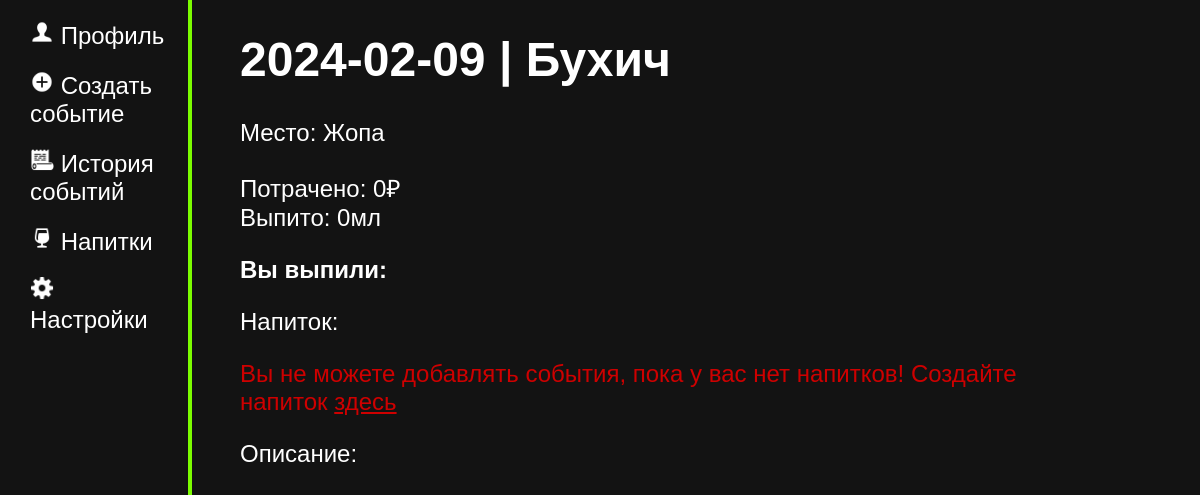
/event/2 (signed in), run on the app's committed database.
### tables this page shows
CREATE TABLE events
(
    id INTEGER PRIMARY KEY AUTOINCREMENT,
    user_id INTEGER,
    title TEXT,
    event_date DATE NOT NULL,
    place TEXT,
    descript TEXT,

    FOREIGN KEY(user_id) REFERENCES user(id) ON UPDATE CASCADE
    
);

### main.py (the view)
@app.route("/event/<int:event_id>", methods = ["POST", "GET"])
@login_required
def event(event_id):
    if request.method == "POST":
        D.add_drink_in_event(current_user.get_id(), event_id, request.form["drink"], request.form["volume"], request.form["price"])
        flash("Напиток добавлен", "accept")
        return redirect(url_for('event', event_id = event_id))
    return render_template("event.html",
                            drinks = D.get_drinks(current_user.get_id()),
                            drinks_in_event = D.get_drinks_in_event(event_id),
                            volume_sum = D.get_sum_of_volume(event_id),
                            price_sum = D.get_sum_of_price(event_id),
                            description = D.get_description(event_id),
                            event_info = D.get_event_info(event_id))

### data.py (called while the page is built)
    def get_drinks(self, user_id):
        try:
            self.cursor.execute(f"SELECT id, title, alcohol, volume, price FROM drink WHERE user_id = {user_id} ORDER BY title")
            drinks = self.cursor.fetchall()
            return drinks
        except error:
            print("ОШИБКА! " + str(error))

    def get_user(self, user_id):
        try:
            self.cursor.execute(f"SELECT * FROM user WHERE id = {user_id} LIMIT 1")
            user = self.cursor.fetchone()
            return user
        except error:
                print("ОШИБКА! " + str(error))

    def get_drinks_in_event(self, event_id):
        try:
            self.cursor.execute(f"SELECT drink_id, drink_title, drink_alcohol, volume, price FROM events_drink WHERE event_id = {event_id}")
            drinks_in_event = self.cursor.fetchall()
            return drinks_in_event
        except error:
            print("ОШИБКА! " + str(error))

    def get_sum_of_volume(self, event_id):
        try:
            self.cursor.execute(f"SELECT SUM(volume) FROM events_drink WHERE event_id = {event_id}")
            volume_sum = self.cursor.fetchone()
            return volume_sum
        except error:
            print("ОШИБКА! " + str(error))

    def get_sum_of_price(self, event_id):
        try:
            self.cursor.execute(f"SELECT SUM(price) FROM events_drink WHERE event_id = {event_id}")
            price_sum = self.cursor.fetchone()
            return price_sum
        except error:
            print("ОШИБКА! " + str(error))

    def get_description(self, event_id):
        try:
            self.cursor.execute(f"SELECT descript FROM events WHERE id = {event_id}")
            description = self.cursor.fetchone()
            return description
        except error:
                print("ОШИБКА! " + str(error))

    def get_event_info(self, event_id):
        try:
            self.cursor.execute(f"SELECT event_date, title, place, descript FROM events WHERE id = {event_id}")
            event_info = self.cursor.fetchone()
            return event_info
        except error:
                print("ОШИБКА!" + str(error))

### main.py (called while the page is built)
@login_manager.user_loader
def load_user(user_id):
    print("load user")
    return User().fromDB(user_id, D)

def connect_db():
    connect = sqlite3.connect(app.config['DATABASE'])
    connect.row_factory = sqlite3.Row
    return connect

def get_db():
    if not hasattr(g, "link_db"):
        g.link_db = connect_db()
        print("БАЗА ДАННЫХ ПОЛУЧЕНА")
    return g.link_db

### templates/event.html (shortened to what this page needs)
{% extends 'base.html' %}
{%block body%}
<div class="main">
    <p><h1>{{event_info.event_date}} | {{event_info.title}}</h1>
    Место: {{event_info.place}}
    </p>
    <p>Потрачено: {%if price_sum[0]%} {{price_sum[0]}}₽ {%else%} 0₽ {%endif%}
    <br>Выпито: {%if volume_sum[0]%} {{volume_sum[0]}}мл {%else%} 0мл {%endif%} </p>
    <b>Вы выпили:</b>
    <div class="forma">
    <form action="" method="post">
    <p>Напиток:
    {%if drinks%}
    <br> <select name="drink">
        {%for i in drinks%}
        <option>{{i.title}}</option>
        {%endfor%}
        </select>
    </p>
    <p>Количество(мл):
        <br><input type="number" name="volume" min="1" required>
    </p>
    <p>Стоимость(₽)
        <br><input type="number" name="price" min="0" value="0" required>
    </p>
    <input type="submit" value="Добавить напиток"></p>
    {%else%}
    <p style="color:rgb(206, 0, 0)">Вы не можете добавлять события, пока у вас нет напитков! Создайте напиток <a href="{{url_for('drinks')}}" style="color:rgb(206, 0, 0)" ><u>здесь</u></a></p>
    {%endif%}
    </form>
    <p>Описание:
        <br>{{description[0]}}
    </p>
    </div>
</div>
{%endblock%}

### static/css/main.css (style rules this page uses)
p, h1, a, br { color: rgb(255, 255, 255); text-decoration: none; }
body { color: rgb(255, 255, 255); padding: 0; margin: 0; font-family: Arial, Helvetica, sans-serif; font-size: 24px; background-color: rgb(19, 19, 19); }
.main { float: left; margin-left: 20%; width: 70%; }
.forma p { margin-bottom: 15px; }

### data on the page
events: event_date "2024-02-09", title "Бухич", place "Жопа"
